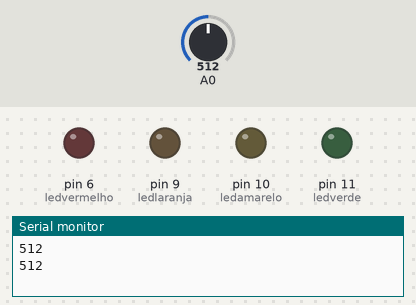
Recording of a sketch running on a simulated Arduino Uno, built with avr-gcc and run on an emulated ATmega328P. On the bench: output pins drawn as LEDs (lit = HIGH), the last lines printed to the serial monitor. Dashed ring = blinking. The inputs (shaded band) are chosen by the test bench; at power-on: A0 = 512.

Above: at 4.8 s.
4.9 s: A0 set to 122
At 5.5 s:
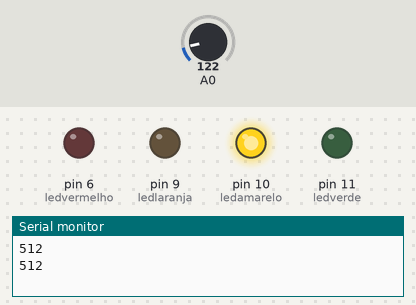
10.0 s: A0 set to 0
At 10.7 s:
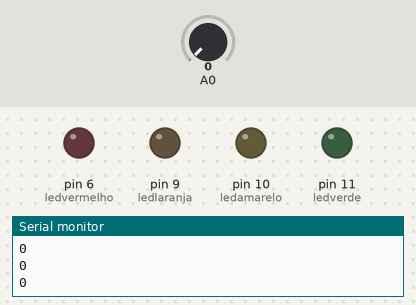
15.1 s: A0 set to 306
At 15.87 s:
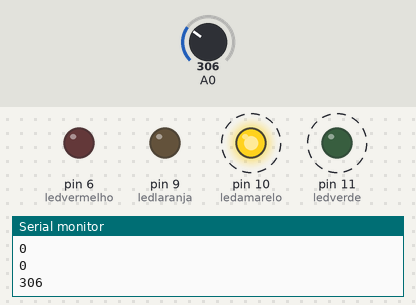
Timing chart, 0 to 26.2 s (numbered marks = the images above; inputs shaded):
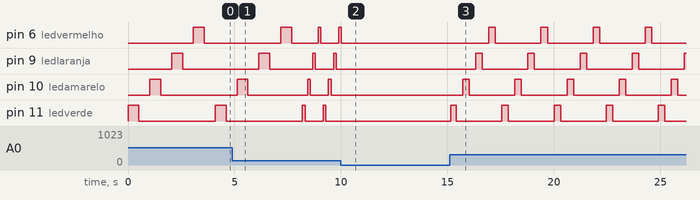

Measured:
- after the input at 10.0 s, pin 6 (ledvermelho): goes on until 10.0 s, then stays LOW; pin 9 (ledlaranja), pin 10 (ledamarelo), pin 11 (ledverde): stops changing and stays LOW
- after the input at 15.1 s, pin 6 (ledvermelho): alternates HIGH for 0.31 s and LOW for 2.1 s, starting after 1.8 s; pin 9 (ledlaranja): alternates HIGH for 0.31 s and LOW for 2.1 s, starting after 1.2 s

The sketch:

encontro_5.ino
```cpp
int ledverde=11;
int ledamarelo=10;
int ledlaranja=9;
int ledvermelho=6;

void setup() {
  // put your setup code here, to run once:
Serial.begin(9600);
pinMode(ledverde,OUTPUT);
pinMode(ledamarelo,OUTPUT);
pinMode(ledlaranja,OUTPUT);
pinMode(ledvermelho,OUTPUT);

}

void loop() {
  int tempo=analogRead(A0);
  Serial.println(tempo);

  digitalWrite(ledverde,HIGH);
  delay(tempo);
  digitalWrite(ledverde,LOW);
  delay(tempo);

  digitalWrite(ledamarelo,HIGH);
  delay(tempo);
  digitalWrite(ledamarelo,LOW);
  delay(tempo);

  digitalWrite(ledlaranja,HIGH);
  delay(tempo);
  digitalWrite(ledlaranja,LOW);
  delay(tempo);

  digitalWrite(ledvermelho,HIGH);
  delay(tempo);
  digitalWrite(ledvermelho,LOW);
  delay(tempo);

}
```
